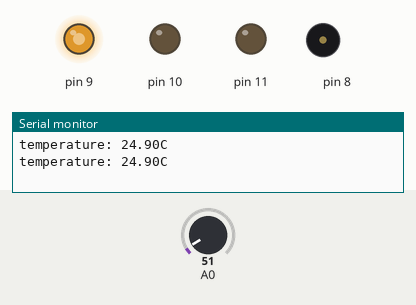
Simulated run of this sketch. Board: Arduino Uno, built with avr-gcc and run on an emulated ATmega328P. Shown: output pins drawn as LEDs (lit = HIGH), buzzer (waves = sounding), the last lines printed to the serial monitor. The inputs (shaded band) are chosen by the test bench; at power-on: A0 = 51.

Above: at 1.2 s.
1.3 s: A0 set to 56
At 2.5 s:
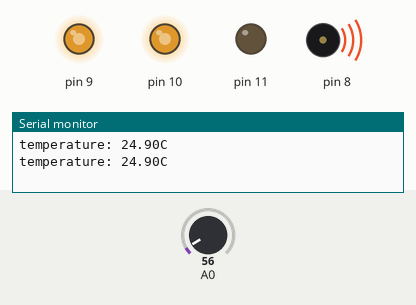
2.8 s: A0 set to 30
At 3.5 s:
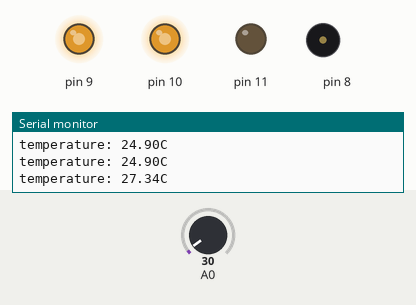
4.6 s: A0 set to 61
At 6.0 s:
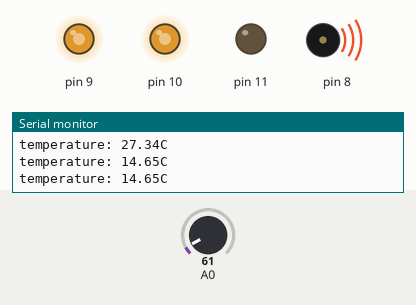
Timing chart, 0 to 12.1 s (numbered marks = the images above; inputs shaded):
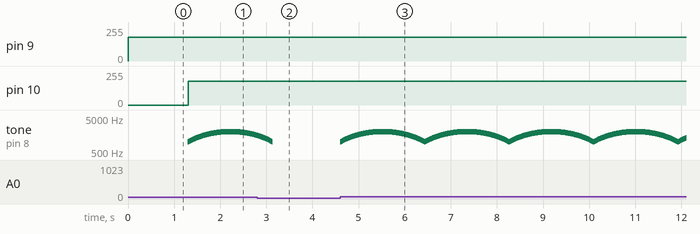

Measured:
- the behaviour switches between 51 and 52 on A0 (found by bisection; images 0 and 1)
- after the input at 1.3 s, pin 10: 0/255 → 180/255 at once; tone on pin 8: plays 1000 Hz for 0.01 s, 1017 Hz for 0.01 s, 1034 Hz for 0.01 s, 1052 Hz for 0.01 s, 1069 Hz for 0.01 s, 1087 Hz for 0.01 s … (146 notes in this stretch), starting at once
- after the input at 4.6 s, tone on pin 8: plays 1000 Hz for 0.01 s, 1017 Hz for 0.01 s, 1034 Hz for 0.01 s, 1052 Hz for 0.01 s, 1069 Hz for 0.01 s, 1087 Hz for 0.01 s … (730 notes in this stretch), starting at once

The sketch:

jiaotiwendudeng.ino
```cpp
//项目七作业 – 温度报警器
float sinVal;
int toneVal;
unsigned long tepTimer ;


void setup(){
    pinMode(8, OUTPUT);        // 蜂鸣器引脚设置
    Serial.begin(9600);        //设置波特率为9600 bps
    pinMode(9, OUTPUT);
    pinMode(10, OUTPUT);
    pinMode(11, OUTPUT);
}

void loop(){
    int val;               // 用于存储LM35读到的值
    double data;          //用于存储已转换的温度值
    val=analogRead(0);   //LM35连到模拟口，并从模拟口读值
    data = (double) val * (5/10.24);  // 得到电压值，通过公式换成温度

    if(data<10 & data>35){        //  温度小于10 或者大于35，亮红灯，蜂鸣器发出比较急促的声音
          for(int x=0; x<180; x++){
            //将sin函数角度转化为弧度
            sinVal = (sin(x*(3.1412/180)));
            //用sin函数值产生声音的频率
            toneVal = 2000+(int(sinVal*1000));
            //给引脚8一个
            tone(8, toneVal);
            delay(2);
            analogWrite(8,180);
          }
     }   else if (data>=25 & data<=35){    // 温度在25~35之间，亮黄灯，蜂鸣器伴随相对缓和的声音
           for(int x=0; x<180; x++){
            //将sin函数角度转化为弧度
            sinVal = (sin(x*(3.1412/180)));
            //用sin函数值产生声音的频率
            toneVal = 1000+(int(sinVal*1000));
            //给引脚8一个
            tone(8, toneVal);
            delay(10);
            analogWrite(10,180);
           }

    } else if (data>=10 & data<25){
           noTone(8);          //关闭蜂鸣器
           analogWrite(9,180);

    }


    if(millis() - tepTimer > 500){     // 每500ms，串口输出一次温度值
             tepTimer = millis();
             Serial.print("temperature: ");     // 串口输出“温度”
             Serial.print(data);               // 串口输出温度值
             Serial.println("C");              // 串口输出温度单位
       }
}
```
